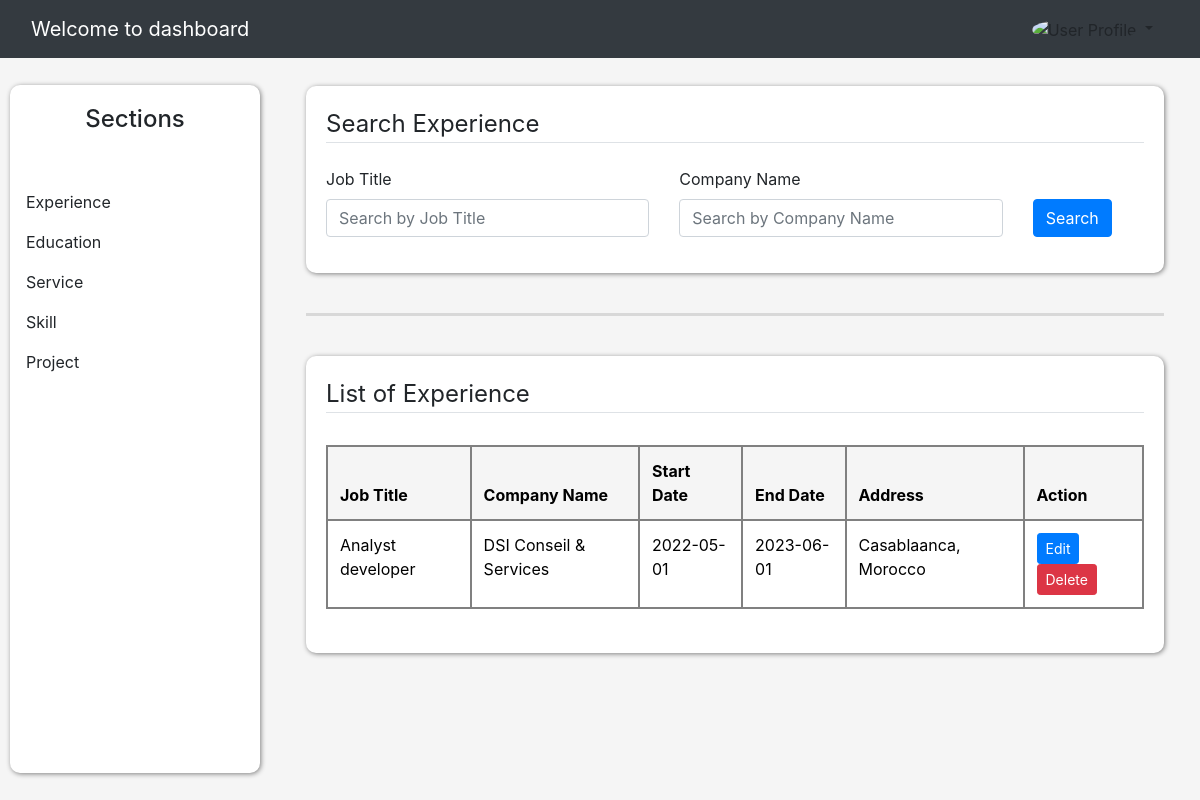
The page /dashboard/list_experiences (signed in) on the database its author committed.
### website/models.py (models this page shows, shortened)
class Experience(db.Model):
    id = db.Column(db.Integer, primary_key=True)
    job_title = db.Column(db.String(50), nullable=False)
    company_name = db.Column(db.String(50), nullable=False)
    start_date = db.Column(db.Date, nullable=False)
    end_date = db.Column(db.Date, nullable=True)
    is_current = db.Column(db.Boolean, default=False, nullable=False)
    address = db.Column(db.String(1000), nullable=False)
    description = db.Column(db.Text, nullable=False)
    user_id = db.Column(db.Integer, db.ForeignKey('user.id'), nullable=False)
    date_posted = db.Column(db.DateTime, nullable=False, default=datetime.utcnow)

### website/route_sections/experience.py (the view)
@app.route('/dashboard/list_experiences', methods=['GET'])
@login_required
def experience():
    user_id = current_user.id
    job_title = request.args.get('job_title', '')
    company_name = request.args.get('company_name', '')
    query = Experience.query.filter_by(user_id=user_id)
    if job_title:
        query = query.filter(Experience.job_title.ilike(f'%{job_title}%'))
    if company_name:
        query = query.filter(Experience.company_name.ilike(f'%{company_name}%'))
    experiences = query.all()
    return render_template('admin/Experiences/list_experiences.html', experiences=experiences)

### website/models.py (called while the page is built)
@login_manager.user_loader
def load_user(user_id):
    return User.query.get(int(user_id))

### website/templates/admin/Experiences/list_experiences.html (shortened to what this page needs)
{% extends "admin/Experiences/experience.html" %}
{% block content %}
<div class="cl-crud">
    <legend class="border-bottom mb-4">Search Experience</legend>
    <form method="GET" action="{{ url_for('experience') }}" class="mb-3 mt-4">
        <div class="row align-items-end">
            <div class="col-md-5">
                <label class="form-control-label" >Job Title</label>
                <input type="text" name="job_title" class="form-control" placeholder="Search by Job Title" value="{{ request.args.get('job_title', '') }}">
            </div>
            <div class="col-md-5">
                <label class="form-control-label">Company Name</label>
                <input type="text" name="company_name" class="form-control" placeholder="Search by Company Name" value="{{ request.args.get('company_name', '') }}">
            </div>
            <div class="col-md-1 d-grid">
                <button type="submit" class="btn btn-primary">Search</button>
            </div>
        </div>
    </form>
</div>
<br>
<hr>
<br>
<div class="list-section">
    <legend class="border-bottom">List of Experience</legend>
    <p-card class="m-1 mt-1 mb-1">
        <table class="table table-bordered">
            <thead>
                <tr>
                    <th scope="col">Job Title</th>
                    <th scope="col">Company Name</th>
                    <th scope="col">Start Date</th>
                    <th scope="col">End Date</th>
                    <th scope="col">Address</th>
                    <th scope="col-2">Action</th>
                </tr>
            </thead>
            <tbody>
                {% if experiences %}
                    {% for experience in experiences %}
                    <tr>
                        <td>{{ experience.job_title }}</td>
                        <td>{{ experience.company_name }}</td>
                        <td>{{ experience.start_date }}</td>
                        <td>
                            {% if experience.is_current %}
                                Current
                            {% else %}
                                {{ experience.end_date }}
                            {% endif %}
                        </td>
                        <td>{{ experience.address }}</td>
                        <td>
                            <a href="{{ url_for('update_experience', experience_id=experience.id) }}" class="btn btn-sm btn-primary cl-edit">
                                <span>Edit</span>
                            </a>
                            <a href="{{ url_for('delete_experience', experience_id=experience.id) }}" class="btn btn-sm btn-danger cl-delete" onclick="return confirm('Are you sure you want to delete this item?');">
                                <span>Delete</span>
                            </a>
                        </td>
                    </tr>
                    {% endfor %}
                {% else %}
                    <tr>
                        <td colspan="6" class="text-center">Result not found</td>
                    </tr>
                {% endif %}
            </tbody>
        </table>
    </p-card>
</div>
{% endblock content %}

### website/static/css/dashboard.css (style rules this page uses)
body { background: whitesmoke; }
.list-section, .cl-crud { background: white; box-shadow: 1px 1px 5px gray; padding: 20px; border-radius: 10px; }
hr { margin-top: 1rem; margin-bottom: 1rem; border: 0; border-top: 3px solid gray; }
.table thead th { vertical-align: bottom; border-bottom: 2px solid gray; background: whitesmoke; }
.table-bordered td, .table-bordered th { border: 2px solid gray; }
.table-bordered { border: 2px solid gray; }
.table { width: 100%; margin-bottom: 0rem; color: #212529; }

### rows shown on the page
Experience: job_title "Analyst developer", company_name "DSI Conseil & Services", start_date "2022-05-01", end_date "2023-06-01", address "Casablaanca, Morocco"
